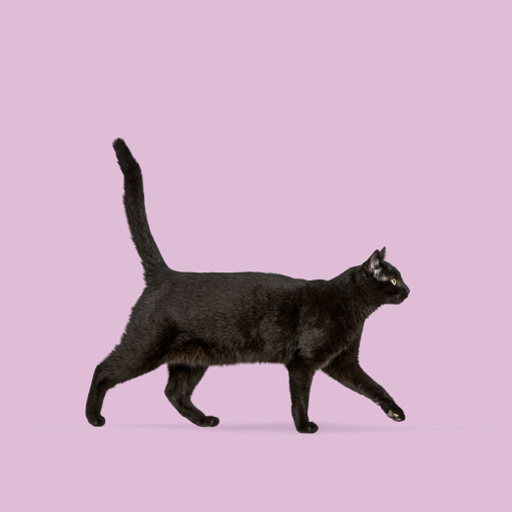
#> input picture img/cat.jpg, 512 x 512 px
$ python skimage_test.py
#> lines starting #> are read from the running program, lines starting #| are printed output that depends on the picture
from skimage import io, filters
import matplotlib.pyplot as plt

# 이미지 읽기
img = io.imread('../img/cat.jpg', as_gray=True)
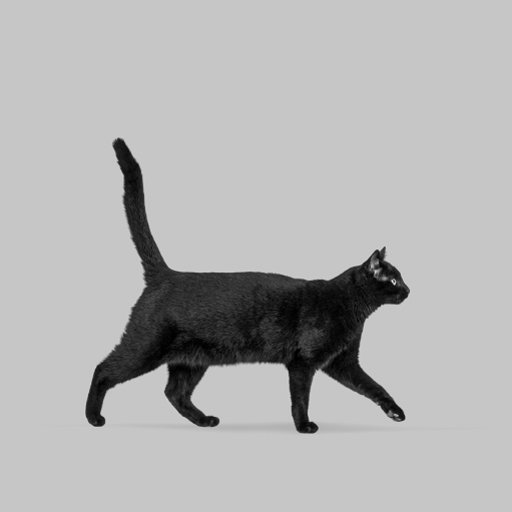
#> img: shape (512, 512) float64; min 0, max 0.942, mean 0.697

# 가장자리 검출
edges = filters.sobel(img)
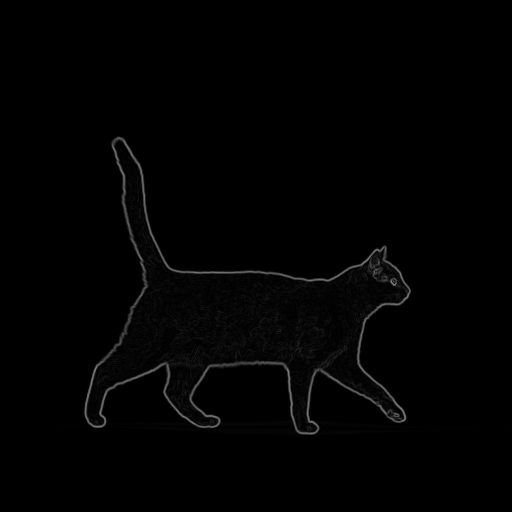
#> edges: shape (512, 512) float64; min 0, max 0.503, mean 0.00863

# 결과 비교
fig, axes = plt.subplots(1, 2, figsize=(12, 5))
axes[0].imshow(img, cmap='gray')
axes[0].set_title('Original')
axes[1].imshow(edges, cmap='gray')
axes[1].set_title('Edge Detection')
plt.show()
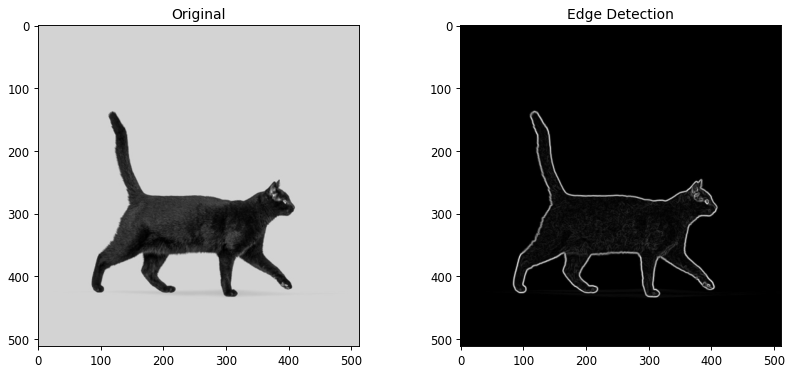
#> figure drawn by matplotlib, 2 panels
